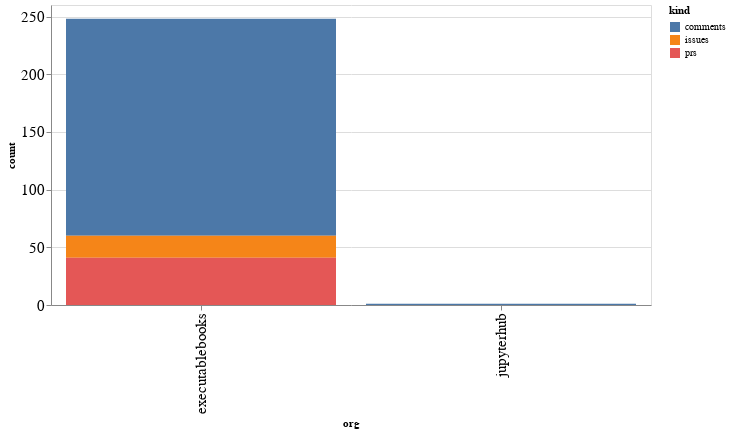

The notebook cell saved with this chart:
### Code cell
alt.Chart(org_summaries, width=600).mark_bar().encode(
    x='org',
    y='count',
    color='kind',
    tooltip="org"
)

### Figure 1 — Vega-Lite specification as saved in the notebook (floating-point values rounded to 4 significant figures)
{"config": {"axisLeft": {"labelFontSize": 15}, "axisBottom": {"labelFontSize": 15}}, "data": {"name": "data-89692d86d54dfc132e52229fa49b255a"}, "mark": "bar", "encoding": {"color": {"type": "nominal", "field": "kind"}, "tooltip": {"type": "nominal", "field": "org"}, "x": {"type": "nominal", "field": "org"}, "y": {"type": "quantitative", "field": "count"}}, "width": 600, "$schema": "https://vega.github.io/schema/vega-lite/v4.8.1.json", "datasets": {"data-89692d86d54dfc132e52229fa49b255a": [{"org": "executablebooks", "kind": "comments", "count": 188}, {"org": "executablebooks", "kind": "issues", "count": 19}, {"org": "executablebooks", "kind": "prs", "count": 41}, {"org": "jupyterhub", "kind": "comments", "count": 1}]}}
